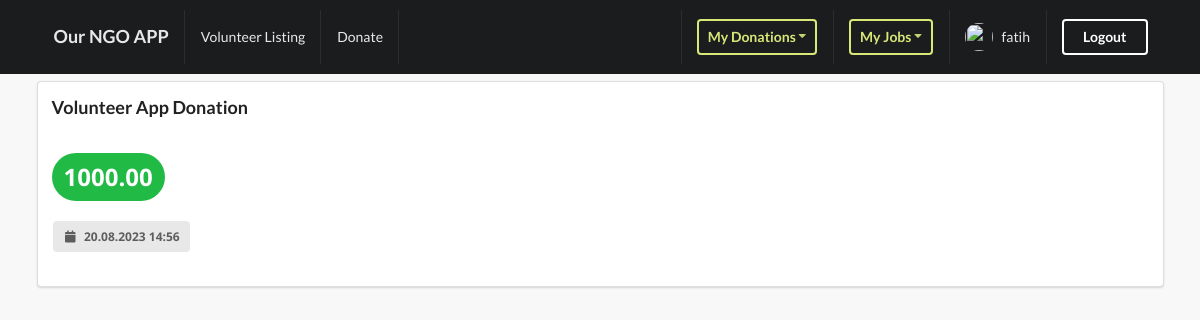
/profiles/my-donations (signed in), run on an earlier commit of the app's database.
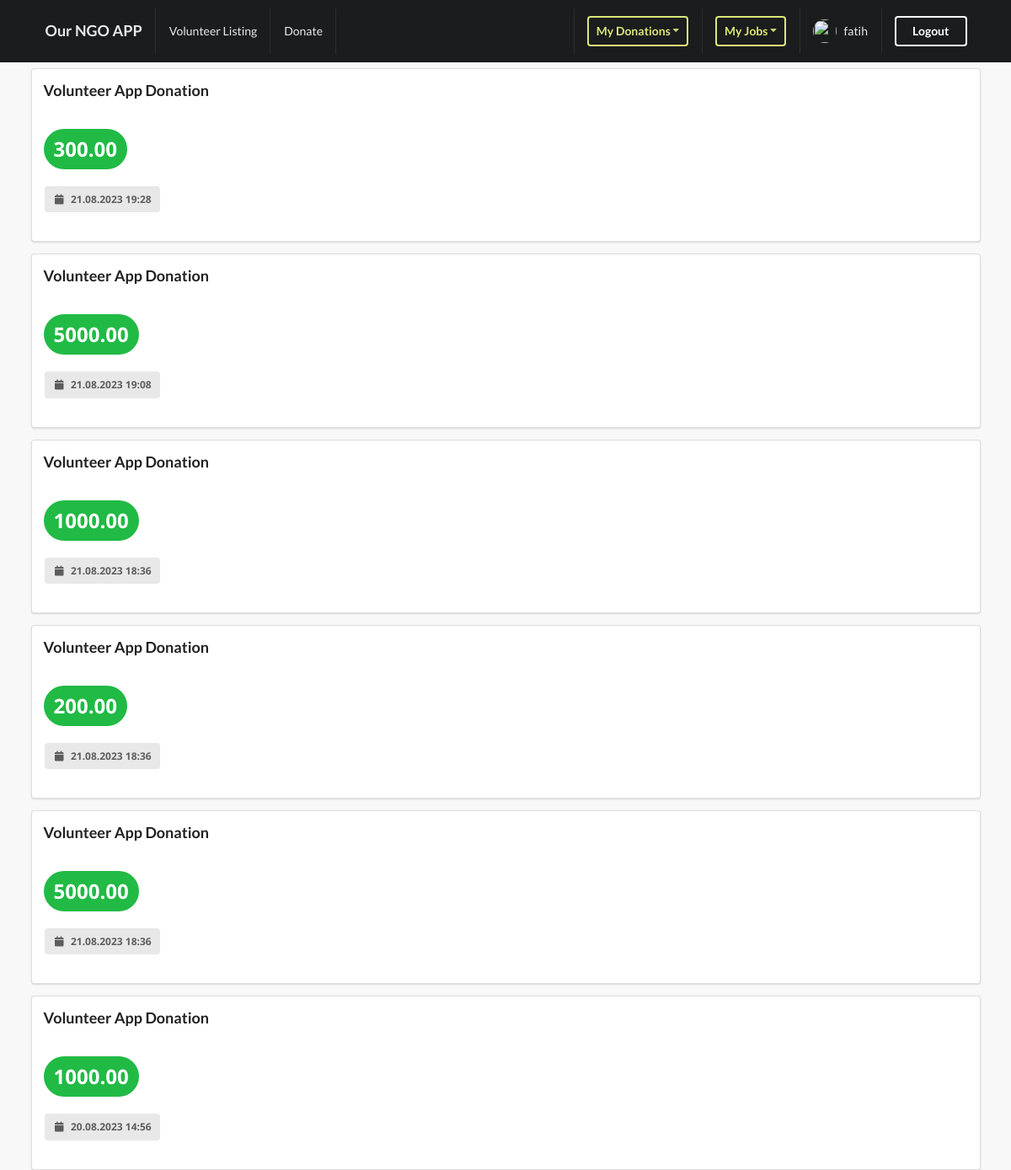
And on a later commit of the database.
### donations/models.py (models this page shows, shortened)
class Donation(models.Model):
    name = models.CharField(max_length=100, default="Volunteer App Donation")
    amount = MoneyField(max_digits=14, decimal_places=2, default_currency='USD')
    FREQUENCY_TYPE = [
        ('One-time', 'One-time'),
        ('Monthly', 'Monthly'),
        ('Annually', 'Annually'),
    ]
    frequency = models.CharField(choices=FREQUENCY_TYPE, default='One-time', max_length=20)
    created = models.DateTimeField(auto_now=True)
    user = models.ForeignKey(User, on_delete=models.CASCADE)
    class Meta:
        ordering = ('-created',)

### profiles/views.py (the view)
# urls.py: path("my-donations", views.my_donations_view, name="my-donations")
@login_required
def my_donations_view(request):
    is_empty = False
    my_donations = Donation.objects.filter(user=request.user).all()
    is_empty = False if len(my_donations) > 0 else True
    data = {
        "my_donations": my_donations,
        "is_empty": is_empty
    }
    return render(request, "profiles/my_donations.html", data)

### profiles/context_processor.py (called while the page is built)
def profile_pic(request):
    if request.user.is_authenticated:
        profile_obj = Profile.objects.get(user=request.user)
        pic = profile_obj.avatar
        return {'picture':pic}
    return {}

### profiles/templates/profiles/my_donations.html (shortened to what this page needs)
{% extends 'base.html' %}
{% block content %}
    {% if is_empty %}
    <div class="ui placeholder segment">
        <div class="ui icon header">
          <i class="search icon"></i>
          You don't have any donations
        </div>
        <div class="inline">
            <a href="{% url 'donations:donate' %}" class="ui blue basic button">
                Make a donation
            </a>
        </div>
    </div>
    {% else %}
        {% for donation in my_donations %}
        <div class="ui segment">
            <div class="ui grid">
                <div class="row">
                    <div class="five wide column">
                        <h3>{{donation.name}}</h3>
                        <br>
                        <div class="extra">
                            <div class="ui massive green circular label">{{donation.amount}}</div>
                            <br></br>
                            <div class="ui label">
                                <p><i class="calendar icon"></i> {{ donation.created|date:"d.m.Y H:i" }}</p>
                            </div>
                        </div>
                        <br>
                    </div>
                </div>
            </div>
        </div>
        {% endfor %}
    {% endif %}
{% endblock content %}

### templates/base.html (shortened to what this page needs)
{% load static %}
<!doctype html>
<html lang="en">
  <head>
    <link rel="stylesheet" type="text/css" href={% static 'style.css' %}>
    <link rel="stylesheet" type='text/css' href="https://cdnjs.cloudflare.com/ajax/libs/semantic-ui/2.5.0/semantic.min.css">
  </head>
  <body>
    {% include "main/navbar.html"%}
    <div class="ui container">
      {% block content %}
      {% endblock content %}
    </div>
  </body>
</html>

### templates/main/navbar.html (shortened to what this page needs)
{% url 'welcome-view' as path_to_welcome %}
{% url 'profiles:my-home-page-view' as path_to_my_home_page %}
{% url 'volunteer_listing:jobs-list-view' as path_to_volunteer_job_list %}
{% url 'donations:donate' as path_to_donation_form %}
<div class="ui inverted menu nav mb-7">
    <div class="ui container">
      <a href="{{path_to_welcome}}" class="{% if request.path == path_to_welcome %}active{% endif %} item">
          <h3>Our NGO APP</h3>
      </a>
      <a href="{{path_to_volunteer_job_list}}" class="{% if request.path == path_to_volunteer_job_list %}active{% endif %} item">
        Volunteer Listing
      </a>
      <a href="{{path_to_donation_form}}" class="ui item">
        Donate
      </a>
      <div class="right menu">
          {% if request.user.is_authenticated %}
          <div class="item">
            <div class="ui inverted floating dropdown icon button olive"> My Donations
              <i class="dropdown icon"></i>
           </div>
          </div>
          <div class="item">
            <div class="ui inverted floating dropdown icon button olive"> My Jobs
              <i class="dropdown icon"></i>
           </div>
          </div>
              <a href="{{path_to_my_home_page}}" class="ui {% if request.path == path_to_my_home_page %}active{% endif %} item">
                  <img src={{picture.url}} class="ui avatar image">&nbsp;
                   {{ request.user }}
              </a>
              <div class="right item">
                <a href="{% url 'account_logout' %}" class="ui inverted button">
                    Logout
                </a>
              </div>
          {% else %}
          <div class="right item">
            <a href="{% url 'account_login' %}" class="ui inverted button">
              Login
            </a>
          </div>
          {% endif %}
      </div>
    </div>
</div>

### static_code_files/style.css (style rules this page uses)
body { background: #F8F8F8 !important; font-family: 'Nunito', sans-serif !important; font-family: 'Open Sans', sans-serif !important; }
.nav { border-radius: 0px !important; padding: 10px 0 10px 0 !important; }
.mb-7 { margin-bottom: 7px !important; }

What changed in the data, as far as the page shows it:
added Donation: name "Volunteer App Donation", amount "300.00", created "21.08.2023 19:28"
added Donation: name "Volunteer App Donation", amount "5000.00", created "21.08.2023 19:08"
added Donation: name "Volunteer App Donation", amount "1000.00", created "21.08.2023 18:36"
added Donation: name "Volunteer App Donation", amount "200.00", created "21.08.2023 18:36"
added Donation: name "Volunteer App Donation", amount "5000.00", created "21.08.2023 18:36"
